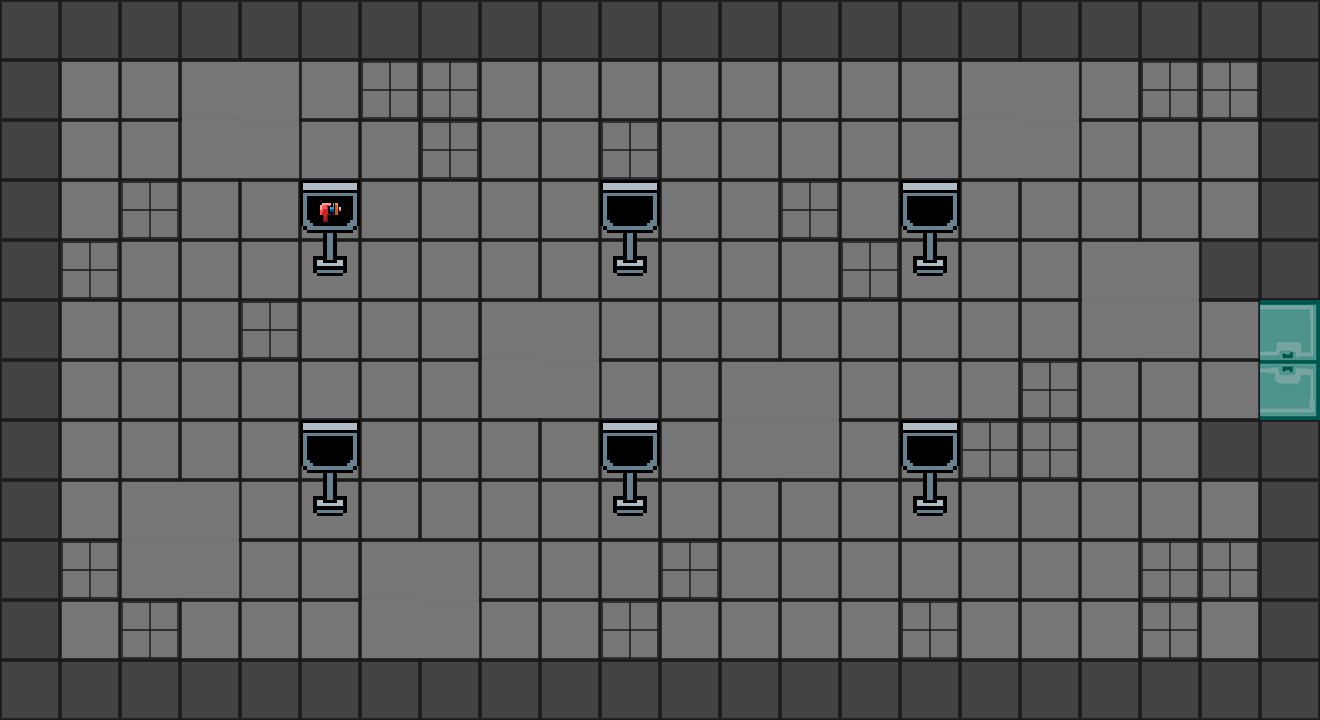

Tiled map render using the project's own tile images. Description and the whole map definition, tile-layer contents included, below:
An orthogonal 22x12 tile map with 60x60 px tiles, 2 tile layers (Capa de Patrones 1, Teles) and 15 objects.

<map version="1.2" tiledversion="1.2.3" orientation="orthogonal" renderorder="right-up" width="22" height="12" tilewidth="60" tileheight="60" infinite="0" nextlayerid="7" nextobjectid="16">
 <tileset firstgid="1" name="AssetsTiles" tilewidth="60" tileheight="60" tilecount="216" columns="18">
  <image source="AssetsTiles.png" width="1080" height="720" />
 </tileset>
 <layer id="1" name="Capa de Patrones 1" width="22" height="12">
  <data encoding="csv">
38,38,38,38,38,38,38,38,38,38,38,38,38,38,38,38,38,38,38,38,38,38,
38,37,37,37,37,37,37,37,37,37,37,37,37,37,37,37,37,37,37,37,37,38,
38,37,37,37,37,37,37,37,37,37,37,37,37,37,37,37,37,37,37,37,37,38,
38,37,37,37,37,37,37,37,37,37,37,37,37,37,37,37,37,37,37,37,37,38,
38,37,37,37,37,37,37,37,37,37,37,37,37,37,37,37,37,37,37,37,38,38,
38,37,37,37,37,37,37,37,37,37,37,37,37,37,37,37,37,37,37,37,37,2,
38,37,37,37,37,37,37,37,37,37,37,37,37,37,37,37,37,37,37,37,37,20,
38,37,37,37,37,37,37,37,37,37,37,37,37,37,37,37,37,37,37,37,38,38,
38,37,37,37,37,37,37,37,37,37,37,37,37,37,37,37,37,37,37,37,37,38,
38,37,37,37,37,37,37,37,37,37,37,37,37,37,37,37,37,37,37,37,37,38,
38,37,37,37,37,37,37,37,37,37,37,37,37,37,37,37,37,37,37,37,37,38,
38,38,38,38,38,38,38,38,38,38,38,38,38,38,38,38,38,38,38,38,38,38
</data>
 </layer>
 <layer id="3" name="Teles" width="22" height="12">
  <data encoding="csv">
0,0,0,0,0,0,0,0,0,0,0,0,0,0,0,0,0,0,0,0,0,0,
0,37,0,57,58,0,2684354653,2684354653,0,0,37,37,0,0,0,0,57,58,0,2684354653,2684354653,0,
0,0,0,75,76,0,37,2684354653,0,0,2684354653,37,0,0,0,0,75,76,0,37,37,0,
0,37,93,0,0,111,0,0,0,0,110,0,0,93,37,110,0,0,0,0,0,0,
0,93,37,0,0,129,0,0,0,0,128,0,0,37,2684354653,128,0,0,57,58,0,0,
0,0,0,0,93,37,0,0,57,58,0,0,0,0,0,0,0,0,75,76,0,0,
0,0,0,0,37,37,0,0,75,76,0,0,57,58,0,0,37,2684354653,0,0,0,0,
0,0,0,0,0,110,0,0,0,0,110,0,75,76,0,110,2684354653,2684354653,0,0,0,0,
0,0,57,58,0,128,0,0,37,0,128,0,0,0,0,128,0,0,0,0,0,0,
0,93,75,76,0,0,57,58,0,0,37,93,0,0,0,37,37,0,0,93,2684354653,0,
0,0,93,0,0,0,75,76,0,0,2684354653,37,0,0,0,2684354653,37,0,0,2684354653,37,0,
0,0,0,0,0,0,0,0,0,0,0,0,0,0,0,0,0,0,0,0,0,0
</data>
 </layer>
 <objectgroup id="4" name="Puertas" visible="0">
  <object id="1" x="1260" y="300" width="60" height="120" />
 </objectgroup>
 <objectgroup id="5" name="TVS" visible="0">
  <object id="2" x="300" y="180" width="60" height="120" />
  <object id="3" x="600" y="180" width="60" height="120" />
  <object id="4" x="900" y="180" width="60" height="120" />
  <object id="5" x="900" y="420" width="60" height="120" />
  <object id="6" x="600" y="420" width="60" height="120" />
  <object id="7" x="300" y="420" width="60" height="120" />
 </objectgroup>
 <objectgroup id="6" name="Paredes" visible="0">
  <object id="8" x="0" y="0" width="60" height="720" />
  <object id="9" x="60" y="660" width="1260" height="60" />
  <object id="10" x="1260" y="420" width="60" height="240" />
  <object id="11" x="1200" y="420" width="60" height="60" />
  <object id="12" x="1200" y="240" width="60" height="60" />
  <object id="13" x="1260" y="0" width="60" height="240" />
  <object id="14" x="1260" y="240" width="60" height="60" />
  <object id="15" x="60" y="0" width="1200" height="60" />
 </objectgroup>
</map>
